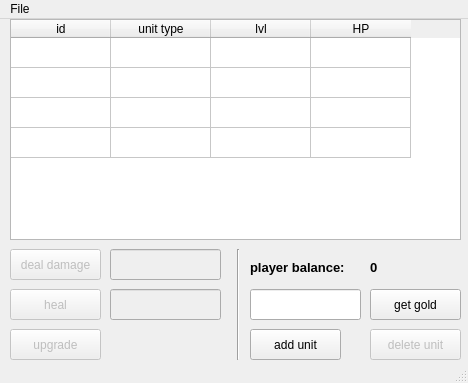
<?xml version="1.0" encoding="UTF-8"?>
<ui version="4.0">
 <class>MainWindow</class>
 <widget class="QMainWindow" name="MainWindow">
  <property name="geometry">
   <rect>
    <x>0</x>
    <y>0</y>
    <width>468</width>
    <height>383</height>
   </rect>
  </property>
  <property name="windowTitle">
   <string>UnitRedactor</string>
  </property>
  <widget class="QWidget" name="centralwidget">
   <widget class="QTableWidget" name="tableWidget">
    <property name="enabled">
     <bool>true</bool>
    </property>
    <property name="geometry">
     <rect>
      <x>10</x>
      <y>0</y>
      <width>451</width>
      <height>221</height>
     </rect>
    </property>
    <property name="mouseTracking">
     <bool>false</bool>
    </property>
    <property name="tabletTracking">
     <bool>false</bool>
    </property>
    <property name="autoFillBackground">
     <bool>true</bool>
    </property>
    <property name="editTriggers">
     <set>QAbstractItemView::NoEditTriggers</set>
    </property>
    <property name="showGrid">
     <bool>true</bool>
    </property>
    <property name="wordWrap">
     <bool>true</bool>
    </property>
    <property name="rowCount">
     <number>4</number>
    </property>
    <property name="columnCount">
     <number>4</number>
    </property>
    <attribute name="verticalHeaderVisible">
     <bool>false</bool>
    </attribute>
    <row/>
    <row/>
    <row/>
    <row/>
    <column>
     <property name="text">
      <string>id</string>
     </property>
    </column>
    <column>
     <property name="text">
      <string>unit type</string>
     </property>
    </column>
    <column>
     <property name="text">
      <string>lvl</string>
     </property>
    </column>
    <column>
     <property name="text">
      <string>HP</string>
     </property>
    </column>
   </widget>
   <widget class="QPushButton" name="pushButton">
    <property name="enabled">
     <bool>false</bool>
    </property>
    <property name="geometry">
     <rect>
      <x>10</x>
      <y>230</y>
      <width>91</width>
      <height>31</height>
     </rect>
    </property>
    <property name="text">
     <string>deal damage</string>
    </property>
   </widget>
   <widget class="QLineEdit" name="lineEdit">
    <property name="enabled">
     <bool>false</bool>
    </property>
    <property name="geometry">
     <rect>
      <x>110</x>
      <y>230</y>
      <width>111</width>
      <height>31</height>
     </rect>
    </property>
   </widget>
   <widget class="QLineEdit" name="lineEdit_2">
    <property name="enabled">
     <bool>false</bool>
    </property>
    <property name="geometry">
     <rect>
      <x>110</x>
      <y>270</y>
      <width>111</width>
      <height>31</height>
     </rect>
    </property>
    <property name="text">
     <string/>
    </property>
   </widget>
   <widget class="QPushButton" name="pushButton_2">
    <property name="enabled">
     <bool>false</bool>
    </property>
    <property name="geometry">
     <rect>
      <x>10</x>
      <y>270</y>
      <width>91</width>
      <height>31</height>
     </rect>
    </property>
    <property name="text">
     <string>heal</string>
    </property>
   </widget>
   <widget class="QPushButton" name="pushButton_3">
    <property name="geometry">
     <rect>
      <x>370</x>
      <y>270</y>
      <width>91</width>
      <height>31</height>
     </rect>
    </property>
    <property name="text">
     <string>get gold</string>
    </property>
   </widget>
   <widget class="QLineEdit" name="lineEdit_3">
    <property name="geometry">
     <rect>
      <x>250</x>
      <y>270</y>
      <width>111</width>
      <height>31</height>
     </rect>
    </property>
    <property name="text">
     <string/>
    </property>
   </widget>
   <widget class="QPushButton" name="pushButton_4">
    <property name="enabled">
     <bool>false</bool>
    </property>
    <property name="geometry">
     <rect>
      <x>10</x>
      <y>310</y>
      <width>91</width>
      <height>31</height>
     </rect>
    </property>
    <property name="text">
     <string>upgrade</string>
    </property>
   </widget>
   <widget class="QLabel" name="label">
    <property name="geometry">
     <rect>
      <x>250</x>
      <y>240</y>
      <width>111</width>
      <height>16</height>
     </rect>
    </property>
    <property name="font">
     <font>
      <pointsize>10</pointsize>
      <weight>75</weight>
      <bold>true</bold>
     </font>
    </property>
    <property name="text">
     <string>player balance: </string>
    </property>
   </widget>
   <widget class="QLabel" name="label_2">
    <property name="geometry">
     <rect>
      <x>370</x>
      <y>240</y>
      <width>51</width>
      <height>16</height>
     </rect>
    </property>
    <property name="font">
     <font>
      <pointsize>10</pointsize>
      <weight>75</weight>
      <bold>true</bold>
     </font>
    </property>
    <property name="text">
     <string>0</string>
    </property>
   </widget>
   <widget class="QPushButton" name="pushButton_5">
    <property name="geometry">
     <rect>
      <x>250</x>
      <y>310</y>
      <width>91</width>
      <height>31</height>
     </rect>
    </property>
    <property name="text">
     <string>add unit</string>
    </property>
   </widget>
   <widget class="QPushButton" name="pushButton_6">
    <property name="enabled">
     <bool>false</bool>
    </property>
    <property name="geometry">
     <rect>
      <x>370</x>
      <y>310</y>
      <width>91</width>
      <height>31</height>
     </rect>
    </property>
    <property name="text">
     <string>delete unit</string>
    </property>
   </widget>
   <widget class="Line" name="line">
    <property name="geometry">
     <rect>
      <x>230</x>
      <y>230</y>
      <width>16</width>
      <height>111</height>
     </rect>
    </property>
    <property name="orientation">
     <enum>Qt::Vertical</enum>
    </property>
   </widget>
  </widget>
  <widget class="QMenuBar" name="menubar">
   <property name="geometry">
    <rect>
     <x>0</x>
     <y>0</y>
     <width>468</width>
     <height>21</height>
    </rect>
   </property>
   <widget class="QMenu" name="menuFile">
    <property name="title">
     <string>File</string>
    </property>
    <addaction name="actionSave"/>
    <addaction name="actionOpen"/>
   </widget>
   <addaction name="menuFile"/>
  </widget>
  <widget class="QStatusBar" name="statusbar"/>
  <action name="actionSave">
   <property name="text">
    <string>Save</string>
   </property>
  </action>
  <action name="actionSave_as">
   <property name="text">
    <string>Save as...</string>
   </property>
  </action>
  <action name="actionOpen">
   <property name="text">
    <string>Open</string>
   </property>
  </action>
 </widget>
 <resources/>
 <connections/>
</ui>
